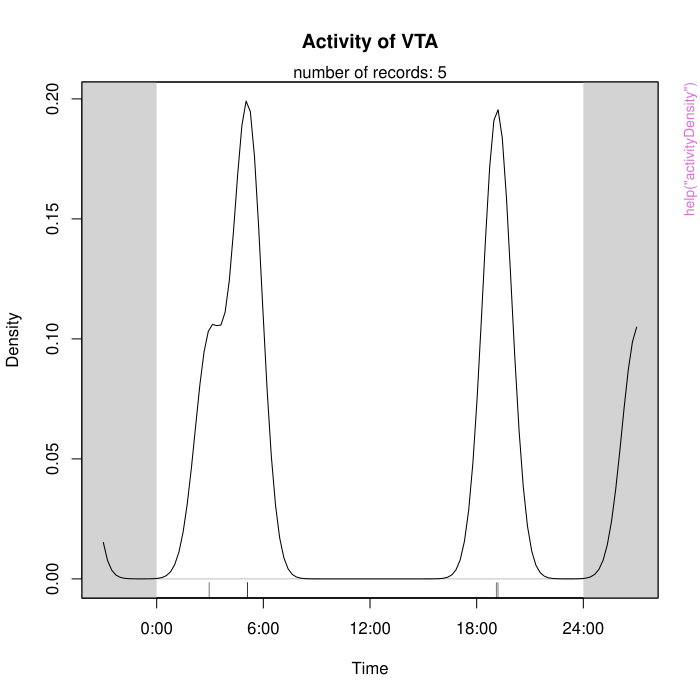

Recreate this plot in R.
pkgname <- "camtrapR"
source(file.path(R.home("share"), "R", "examples-header.R"))
options(warn = 1)
options(pager = "console")
base::assign(".ExTimings", "camtrapR-Ex.timings", pos = 'CheckExEnv')
base::cat("name\tuser\tsystem\telapsed\n", file=base::get(".ExTimings", pos = 'CheckExEnv'))
base::assign(".format_ptime",
function(x) {
  if(!is.na(x[4L])) x[1L] <- x[1L] + x[4L]
  if(!is.na(x[5L])) x[2L] <- x[2L] + x[5L]
  options(OutDec = '.')
  format(x[1L:3L], digits = 7L)
},
pos = 'CheckExEnv')

### * </HEADER>
library('camtrapR')

base::assign(".oldSearch", base::search(), pos = 'CheckExEnv')
base::assign(".old_wd", base::getwd(), pos = 'CheckExEnv')
cleanEx()
nameEx("activityDensity")
### * activityDensity

flush(stderr()); flush(stdout())

base::assign(".ptime", proc.time(), pos = "CheckExEnv")
### Name: activityDensity
### Title: Plot kernel density estimation of single-species activity
### Aliases: activityDensity

### ** Examples

# load record table
data(recordTableSample)

species4activity <- "VTA"    # = Viverra tangalunga, Malay Civet

activityDensity(recordTable = recordTableSample,
                species     = species4activity)


# all species at once

activityDensity(recordTable = recordTableSample,
                allSpecies  = TRUE,
                writePNG    = FALSE,
                plotR       = TRUE,
                add.rug     = TRUE)



base::assign(".dptime", (proc.time() - get(".ptime", pos = "CheckExEnv")), pos = "CheckExEnv")
base::cat("activityDensity", base::get(".format_ptime", pos = 'CheckExEnv')(get(".dptime", pos = "CheckExEnv")), "\n", file=base::get(".ExTimings", pos = 'CheckExEnv'), append=TRUE, sep="\t")
cleanEx()
nameEx("activityHistogram")
### * activityHistogram

flush(stderr()); flush(stdout())

base::assign(".ptime", proc.time(), pos = "CheckExEnv")
### Name: activityHistogram
### Title: Plot histogram of single-species activity
### Aliases: activityHistogram

### ** Examples


# load record table
data(recordTableSample)

# generate activity histogram
species4activity <- "VTA"    # = Viverra tangalunga, Malay Civet

activityHistogram (recordTable = recordTableSample,
                   species     = species4activity,
                   allSpecies = FALSE)



base::assign(".dptime", (proc.time() - get(".ptime", pos = "CheckExEnv")), pos = "CheckExEnv")
base::cat("activityHistogram", base::get(".format_ptime", pos = 'CheckExEnv')(get(".dptime", pos = "CheckExEnv")), "\n", file=base::get(".ExTimings", pos = 'CheckExEnv'), append=TRUE, sep="\t")
cleanEx()
nameEx("activityOverlap")
### * activityOverlap

flush(stderr()); flush(stdout())

base::assign(".ptime", proc.time(), pos = "CheckExEnv")
### Name: activityOverlap
### Title: Plot overlapping kernel densities of two-species activities
### Aliases: activityOverlap

### ** Examples

# load record table
data(recordTableSample)

# define species of interest
speciesA_for_activity <- "VTA"    # = Viverra tangalunga, Malay Civet
speciesB_for_activity <- "PBE"    # = Prionailurus bengalensis, Leopard Cat

# create activity overlap plot (basic)
activityOverlap (recordTable = recordTableSample,
                 speciesA    = "VTA",    # = Viverra tangalunga, Malay Civet
                 speciesB    = "PBE",    # = Prionailurus bengalensis, Leopard Cat
                 writePNG    = FALSE,
                 plotR       = TRUE
)


                                     
# create activity overlap plot (prettier and with some overlapPlot arguments set)

activityOverlap (recordTable = recordTableSample,
                 speciesA    = speciesA_for_activity,
                 speciesB    = speciesB_for_activity,
                 writePNG    = FALSE,
                 plotR       = TRUE,
                 createDir   = FALSE,
                 pngMaxPix   = 1000,
                 linecol     = c("black", "blue"),
                 linewidth   = c(5,3),
                 linetype    = c(1, 2),
                 olapcol     = "darkgrey",
                 add.rug     = TRUE,
                 extend      = "lightgrey",
                 ylim        = c(0, 0.25),
                 main        = paste("Activity overlap between ", 
                                     speciesA_for_activity, "and", 
                                     speciesB_for_activity)
)




base::assign(".dptime", (proc.time() - get(".ptime", pos = "CheckExEnv")), pos = "CheckExEnv")
base::cat("activityOverlap", base::get(".format_ptime", pos = 'CheckExEnv')(get(".dptime", pos = "CheckExEnv")), "\n", file=base::get(".ExTimings", pos = 'CheckExEnv'), append=TRUE, sep="\t")
cleanEx()
nameEx("activityRadial")
### * activityRadial

flush(stderr()); flush(stdout())

base::assign(".ptime", proc.time(), pos = "CheckExEnv")
### Name: activityRadial
### Title: Radial plots of single-species activity
### Aliases: activityRadial

### ** Examples


# load record table
data(recordTableSample)

species4activity <- "PBE"    # = Prionailurus bengalensis, Leopard Cat

activityRadial(recordTable       = recordTableSample,
               species           = species4activity,
               allSpecies        = FALSE,
               speciesCol        = "Species",
               recordDateTimeCol = "DateTimeOriginal",
               plotR             = TRUE,
               writePNG          = FALSE,
               lwd               = 5
)

# plot type = polygon

activityRadial(recordTable       = recordTableSample,
               species           = species4activity,
               allSpecies        = FALSE,
               speciesCol        = "Species",
               recordDateTimeCol = "DateTimeOriginal",
               plotR             = TRUE,
               writePNG          = FALSE,
               lwd               = 5,
               rp.type           = "p"      
)




base::assign(".dptime", (proc.time() - get(".ptime", pos = "CheckExEnv")), pos = "CheckExEnv")
base::cat("activityRadial", base::get(".format_ptime", pos = 'CheckExEnv')(get(".dptime", pos = "CheckExEnv")), "\n", file=base::get(".ExTimings", pos = 'CheckExEnv'), append=TRUE, sep="\t")
cleanEx()
nameEx("addCopyrightTag")
### * addCopyrightTag

flush(stderr()); flush(stdout())

base::assign(".ptime", proc.time(), pos = "CheckExEnv")
### Name: addCopyrightTag
### Title: Write a copyright tag into JPEG image metadata
### Aliases: addCopyrightTag

### ** Examples


## Not run: 
##D 
##D if (Sys.which("exiftool") != ""){        # only run this example if ExifTool is available
##D 
##D # copy sample images to temporary directory (so we don't mess around in the package directory)
##D wd_images_ID <- system.file(file.path("pictures", "sample_images"), package = "camtrapR")
##D file.copy(from = wd_images_ID, to = tempdir(), recursive = TRUE)
##D wd_images_ID_copy <- file.path(tempdir(), "sample_images")
##D 
##D # define a sample tag
##D copyrightTagToAdd <- "Your Name (Your Organisation)"
##D 
##D # add the tag to the images
##D addCopyrightTag(inDir        = wd_images_ID_copy, 
##D                 copyrightTag = copyrightTagToAdd)
##D 1     # we choose "YES", i.e., we want to add a copyright tag
##D                 
##D # you can check the outcome with function exifTagNames (find the field "Copyright")
##D 
##D exifTagNames(wd_images_ID_copy, returnMetadata = TRUE)
##D }
##D 
##D 
## End(Not run)



base::assign(".dptime", (proc.time() - get(".ptime", pos = "CheckExEnv")), pos = "CheckExEnv")
base::cat("addCopyrightTag", base::get(".format_ptime", pos = 'CheckExEnv')(get(".dptime", pos = "CheckExEnv")), "\n", file=base::get(".ExTimings", pos = 'CheckExEnv'), append=TRUE, sep="\t")
cleanEx()
nameEx("appendSpeciesNames")
### * appendSpeciesNames

flush(stderr()); flush(stdout())

base::assign(".ptime", proc.time(), pos = "CheckExEnv")
### Name: appendSpeciesNames
### Title: Add or remove species names from JPEG image filenames
### Aliases: appendSpeciesNames

### ** Examples

## Not run: 
##D 
##D # copy sample images to another location (so we don't mess around in the package directory)
##D wd_images_ID <- system.file("pictures/sample_images", package = "camtrapR")
##D file.copy(from = wd_images_ID, to = getwd(), recursive = TRUE)       
##D wd_images_ID_copy <- file.path(getwd(), "sample_images")
##D 
##D # append species names
##D SpecNameAppend1 <- appendSpeciesNames(inDir            = wd_images_ID_copy,
##D                                       IDfrom           = "directory",
##D                                       hasCameraFolders = FALSE,
##D                                       removeNames      = FALSE,
##D                                       writecsv         = FALSE)
##D   
##D SpecNameAppend1
##D 
##D # remove species names
##D SpecNameRemove1 <- appendSpeciesNames(inDir            = wd_images_ID_copy,
##D                                       IDfrom           = "directory",
##D                                       hasCameraFolders = FALSE,
##D                                       removeNames      = TRUE,
##D                                       writecsv         = FALSE)
##D   
##D SpecNameRemove1
## End(Not run)



base::assign(".dptime", (proc.time() - get(".ptime", pos = "CheckExEnv")), pos = "CheckExEnv")
base::cat("appendSpeciesNames", base::get(".format_ptime", pos = 'CheckExEnv')(get(".dptime", pos = "CheckExEnv")), "\n", file=base::get(".ExTimings", pos = 'CheckExEnv'), append=TRUE, sep="\t")
cleanEx()
nameEx("cameraOperation")
### * cameraOperation

flush(stderr()); flush(stdout())

base::assign(".ptime", proc.time(), pos = "CheckExEnv")
### Name: cameraOperation
### Title: Create a camera trap station operability matrix
### Aliases: cameraOperation

### ** Examples


data(camtraps)

# no problems/malfunction
camop_no_problem <- cameraOperation(CTtable      = camtraps,
                                    stationCol   = "Station",
                                    setupCol     = "Setup_date",
                                    retrievalCol = "Retrieval_date",
                                    writecsv     = FALSE,
                                    hasProblems  = FALSE,
                                    dateFormat   = "%d/%m/%Y"
)

# with problems/malfunction
camop_problem <- cameraOperation(CTtable      = camtraps,
                                 stationCol   = "Station",
                                 setupCol     = "Setup_date",
                                 retrievalCol = "Retrieval_date",
                                 writecsv     = FALSE,
                                 hasProblems  = TRUE,
                                 dateFormat   = "%d/%m/%Y"
)

# with problems/malfunction / dateFormat in lubridate format
camop_problem_lubridate <- cameraOperation(CTtable      = camtraps,
                                           stationCol   = "Station",
                                           setupCol     = "Setup_date",
                                           retrievalCol = "Retrieval_date",
                                           writecsv     = FALSE,
                                           hasProblems  = TRUE,
                                           dateFormat   = "dmy"
)

camop_no_problem
camop_problem
camop_problem_lubridate



base::assign(".dptime", (proc.time() - get(".ptime", pos = "CheckExEnv")), pos = "CheckExEnv")
base::cat("cameraOperation", base::get(".format_ptime", pos = 'CheckExEnv')(get(".dptime", pos = "CheckExEnv")), "\n", file=base::get(".ExTimings", pos = 'CheckExEnv'), append=TRUE, sep="\t")
cleanEx()
nameEx("camtrapsMultiSeason")
### * camtrapsMultiSeason

flush(stderr()); flush(stdout())

base::assign(".ptime", proc.time(), pos = "CheckExEnv")
### Name: camtrapsMultiSeason
### Title: Sample multi-season camera trap station information
### Aliases: camtrapsMultiSeason
### Keywords: datasets

### ** Examples

# data were created with the following code:
data(camtraps)
	
camtraps_season2 <- camtraps

# change 2009 to 2010
camtraps_season2[, "Setup_date"]     <- gsub("2009", "2010", camtraps_season2[, "Setup_date"])
camtraps_season2[, "Retrieval_date"] <- gsub("2009", "2010", camtraps_season2[, "Retrieval_date"])
camtraps_season2[, "Problem1_from"]  <- gsub("2009", "2010", camtraps_season2[, "Problem1_from"])
camtraps_season2[, "Problem1_to"]    <- gsub("2009", "2010", camtraps_season2[, "Problem1_to"])

# add an extra station with different dates in session 2010
camtraps_season2 <- rbind(camtraps_season2, NA)
camtraps_season2$Station[4] <- "StationD"
camtraps_season2$utm_y[4]  <- 607050
camtraps_season2$utm_x[4]  <- 525000
camtraps_season2$Setup_date[4]      <- "04/04/2010"
camtraps_season2$Retrieval_date[4]  <- "17/06/2010"
camtraps_season2$Problem1_from[4]   <- "20/05/2010"
camtraps_season2$Problem1_to[4]     <- "30/05/2010"

# add season column
camtraps$session         <- 2009
camtraps_season2$session <- 2010

# combine the tables for 2 seasons
camtrapsMultiSeason <- rbind(camtraps, camtraps_season2)




base::assign(".dptime", (proc.time() - get(".ptime", pos = "CheckExEnv")), pos = "CheckExEnv")
base::cat("camtrapsMultiSeason", base::get(".format_ptime", pos = 'CheckExEnv')(get(".dptime", pos = "CheckExEnv")), "\n", file=base::get(".ExTimings", pos = 'CheckExEnv'), append=TRUE, sep="\t")
cleanEx()
nameEx("checkSpeciesIdentification")
### * checkSpeciesIdentification

flush(stderr()); flush(stdout())

base::assign(".ptime", proc.time(), pos = "CheckExEnv")
### Name: checkSpeciesIdentification
### Title: Consistency check on species image identification
### Aliases: checkSpeciesIdentification

### ** Examples



## Not run: 
##D # now exclude one of these 2 species 
##D check.folders2 <- checkSpeciesIdentification(inDir             = wd_images_ID,
##D                                              IDfrom            = "directory",
##D                                              hasCameraFolders  = FALSE,
##D                                              maxDeltaTime      = 120,
##D                                              excludeSpecies    = "EGY",
##D                                              writecsv          = FALSE)           
##D   
##D check.folders2   # the data frame is empty
##D 
##D # now we check only one station
##D check.folders3 <- checkSpeciesIdentification(inDir             = wd_images_ID,
##D                                              IDfrom            = "directory",
##D                                              hasCameraFolders  = FALSE,
##D                                              maxDeltaTime      = 120,
##D                                              stationsToCheck   = "StationB",
##D                                              writecsv          = FALSE)
##D check.folders3   # the data frame is empty
## End(Not run)




base::assign(".dptime", (proc.time() - get(".ptime", pos = "CheckExEnv")), pos = "CheckExEnv")
base::cat("checkSpeciesIdentification", base::get(".format_ptime", pos = 'CheckExEnv')(get(".dptime", pos = "CheckExEnv")), "\n", file=base::get(".ExTimings", pos = 'CheckExEnv'), append=TRUE, sep="\t")
cleanEx()
nameEx("checkSpeciesNames")
### * checkSpeciesNames

flush(stderr()); flush(stdout())

base::assign(".ptime", proc.time(), pos = "CheckExEnv")
### Name: checkSpeciesNames
### Title: Check species names against the ITIS taxonomic database
### Aliases: checkSpeciesNames

### ** Examples


## Not run: 
##D 
##D 
##D species_common <- c("Leopard Cat", "moonrat")
##D 
##D # ask = TRUE. Multiple matches for leopard cat will cause menu to pop up asking user input.
##D 
##D species.names.check1 <- checkSpeciesNames(speciesNames = species_common,
##D                                           searchtype   = "common",
##D                                           accepted     = TRUE,
##D                                           ask          = TRUE)
##D 2   # we choose entry 2
##D species.names.check1
##D 
##D 
##D # ask = FALSE. Multiple matches for leopard cat will cause NA.
##D 
##D species.names.check2 <- checkSpeciesNames(speciesNames = species_common,
##D                                           searchtype   = "common",
##D                                           accepted     = TRUE,
##D                                           ask          = FALSE)
##D species.names.check2
##D 
##D 
##D 
##D # search for scientific names
##D 
##D species_scientific <- c("Tragulus", "Prionailurus bengalensis")
##D 
##D species.names.check3 <- checkSpeciesNames(speciesNames = species_scientific,
##D                                           searchtype   = "scientific",
##D                                           accepted     = TRUE,
##D                                           ask          = TRUE)
##D species.names.check3
## End(Not run)




base::assign(".dptime", (proc.time() - get(".ptime", pos = "CheckExEnv")), pos = "CheckExEnv")
base::cat("checkSpeciesNames", base::get(".format_ptime", pos = 'CheckExEnv')(get(".dptime", pos = "CheckExEnv")), "\n", file=base::get(".ExTimings", pos = 'CheckExEnv'), append=TRUE, sep="\t")
cleanEx()
nameEx("createSpeciesFolders")
### * createSpeciesFolders

flush(stderr()); flush(stdout())

base::assign(".ptime", proc.time(), pos = "CheckExEnv")
### Name: createSpeciesFolders
### Title: Create species directories for species identification
### Aliases: createSpeciesFolders

### ** Examples

## Not run: 
##D 
##D # create dummy directories for tests
##D # (normally, you'd use directory containing renamed, unsorted images)
##D 
##D # this will be used as inDir
##D wd_createDirTest <- file.path(getwd(), "createSpeciesFoldersTest")
##D 
##D # now we create 2 station subdirectories
##D dirs_to_create <- file.path(wd_createDirTest, c("StationA", "StationB"))
##D sapply(dirs_to_create, FUN = dir.create, recursive = TRUE)
##D 
##D # species names for which we want to create subdirectories
##D species <- c("Sambar Deer", "Bay Cat")
##D 
##D # create species subdirectories
##D SpecFolderCreate1 <- createSpeciesFolders (inDir               = wd_createDirTest,
##D                                            species             = species,
##D                                            hasCameraFolders = FALSE,
##D                                            removeFolders       = FALSE)
##D   
##D SpecFolderCreate1
##D 
##D # check if directories were created
##D list.dirs(wd_createDirTest)
##D 
##D # delete empty species directories
##D SpecFolderCreate2 <- createSpeciesFolders (inDir               = wd_createDirTest,
##D                                            species             = species,
##D                                            hasCameraFolders = FALSE,
##D                                            removeFolders       = TRUE)
##D 
##D SpecFolderCreate2
##D 
##D # check if species directories were deleted
##D list.dirs(wd_createDirTest)
##D 
## End(Not run)



base::assign(".dptime", (proc.time() - get(".ptime", pos = "CheckExEnv")), pos = "CheckExEnv")
base::cat("createSpeciesFolders", base::get(".format_ptime", pos = 'CheckExEnv')(get(".dptime", pos = "CheckExEnv")), "\n", file=base::get(".ExTimings", pos = 'CheckExEnv'), append=TRUE, sep="\t")
cleanEx()
nameEx("createStationFolders")
### * createStationFolders

flush(stderr()); flush(stdout())

base::assign(".ptime", proc.time(), pos = "CheckExEnv")
### Name: createStationFolders
### Title: Create camera trap station directories for raw camera trap
###   images
### Aliases: createStationFolders

### ** Examples

## Not run: 
##D 
##D # create dummy directory for tests (this will be used as inDir)
##D # (normally, you'd set up an empty directory, e.g. .../myStudy/rawImages)
##D wd_createStationDir <- file.path(tempdir(), "createStationFoldersTest")
##D 
##D # now we load the sample camera trap station data frame
##D data(camtraps)
##D 
##D # create station directories in wd_createStationDir
##D StationFolderCreate1 <- createStationFolders (inDir       = wd_createStationDir,
##D                                               stations    = as.character(camtraps$Station),
##D                                               createinDir = TRUE)
##D   
##D StationFolderCreate1
##D 
##D # check if directories were created
##D list.dirs(wd_createStationDir)
##D 
## End(Not run)



base::assign(".dptime", (proc.time() - get(".ptime", pos = "CheckExEnv")), pos = "CheckExEnv")
base::cat("createStationFolders", base::get(".format_ptime", pos = 'CheckExEnv')(get(".dptime", pos = "CheckExEnv")), "\n", file=base::get(".ExTimings", pos = 'CheckExEnv'), append=TRUE, sep="\t")
cleanEx()
nameEx("detectionHistory")
### * detectionHistory

flush(stderr()); flush(stdout())

base::assign(".ptime", proc.time(), pos = "CheckExEnv")
### Name: detectionHistory
### Title: Species detection histories for occupancy analyses
### Aliases: detectionHistory

### ** Examples


# define image directory
wd_images_ID <- system.file("pictures/sample_images", package = "camtrapR")

# load station information
data(camtraps)

# create camera operation matrix
camop_no_problem <- cameraOperation(CTtable      = camtraps,
                                    stationCol   = "Station",
                                    setupCol     = "Setup_date",
                                    retrievalCol = "Retrieval_date",
                                    hasProblems  = FALSE,
                                    dateFormat   = "%d/%m/%Y"
)

## Not run: 
##D if (Sys.which("exiftool") != ""){        # only run this function if ExifTool is available
##D recordTableSample <- recordTable(inDir               = wd_images_ID,
##D                                  IDfrom              = "directory",
##D                                  minDeltaTime        = 60,
##D                                  deltaTimeComparedTo = "lastRecord",
##D                                  exclude             = "NO_ID",
##D                                  timeZone            = "Asia/Kuala_Lumpur"
##D )
##D }
## End(Not run)
data(recordTableSample)    # load the record history, as created above


# compute detection history for a species

# without trapping effort
DetHist1 <- detectionHistory(recordTable         = recordTableSample,
                            camOp                = camop_no_problem,
                            stationCol           = "Station",
                            speciesCol           = "Species",
                            recordDateTimeCol    = "DateTimeOriginal",
                            species              = "VTA",
                            occasionLength       = 7,
                            day1                 = "station",
                            datesAsOccasionNames = FALSE,
                            includeEffort        = FALSE,
                            timeZone             = "Asia/Kuala_Lumpur"
)

DetHist1                     # this is a list with 1 element
DetHist1$detection_history   # this is the contained detection/non-detection matrix


# with effort / using base R to define recordDateTimeFormat
DetHist2 <- detectionHistory(recordTable          = recordTableSample,
                             camOp                = camop_no_problem,
                             stationCol           = "Station",
                             speciesCol           = "Species",
                             recordDateTimeCol    = "DateTimeOriginal",
                             species              = "VTA",
                             occasionLength       = 7,
                             day1                 = "station",
                             datesAsOccasionNames = FALSE,
                             includeEffort        = TRUE,
                             scaleEffort          = FALSE,
                             timeZone             = "Asia/Kuala_Lumpur"
)

DetHist2$detection_history  # detection history  (alternatively, use: DetHist2[[1]])
DetHist2$effort             # effort (alternatively, use: DetHist2[[2]])

# with effort / using lubridate package to define recordDateTimeFormat
DetHist2_lub <- detectionHistory(recordTable          = recordTableSample,
                             camOp                = camop_no_problem,
                             stationCol           = "Station",
                             speciesCol           = "Species",
                             recordDateTimeCol    = "DateTimeOriginal",
                             recordDateTimeFormat = "ymd HMS",
                             species              = "VTA",
                             occasionLength       = 7,
                             day1                 = "station",
                             datesAsOccasionNames = FALSE,
                             includeEffort        = TRUE,
                             scaleEffort          = FALSE,
                             timeZone             = "Asia/Kuala_Lumpur"
)

DetHist2_lub$detection_history  # detection history  (alternatively, use: DetHist2[[1]])
DetHist2_lub$effort             # effort (alternatively, use: DetHist2_lub[[2]])


# multi-season detection history

# load multi-season data
data(camtrapsMultiSeason)
data(recordTableSampleMultiSeason)

# multi-season camera operation matrix
camop_season <- cameraOperation(CTtable          = camtrapsMultiSeason,
                                    stationCol   = "Station",
                                    setupCol     = "Setup_date",
                                    sessionCol   = "session",
                                    retrievalCol = "Retrieval_date",
                                    hasProblems  = TRUE,
                                    dateFormat   = "%d/%m/%Y"
)

# multi-season detection history
DetHist_multi <- detectionHistory(recordTable      = recordTableSampleMultiSeason,
                            camOp                  = camop_season,
                            stationCol             = "Station",
                            speciesCol             = "Species",
                            species                = "VTA",
                            occasionLength         = 10,
                            day1                   = "station",
                            recordDateTimeCol      = "DateTimeOriginal",
                            includeEffort          = TRUE,
                            scaleEffort            = FALSE,
                            timeZone               = "UTC",
                            unmarkedMultFrameInput = TRUE
)

DetHist_multi




base::assign(".dptime", (proc.time() - get(".ptime", pos = "CheckExEnv")), pos = "CheckExEnv")
base::cat("detectionHistory", base::get(".format_ptime", pos = 'CheckExEnv')(get(".dptime", pos = "CheckExEnv")), "\n", file=base::get(".ExTimings", pos = 'CheckExEnv'), append=TRUE, sep="\t")
cleanEx()
nameEx("detectionMaps")
### * detectionMaps

flush(stderr()); flush(stdout())

base::assign(".ptime", proc.time(), pos = "CheckExEnv")
### Name: detectionMaps
### Title: Generate maps of observed species richness and species presences
###   by station
### Aliases: detectionMaps

### ** Examples


# load station information
data(camtraps)

# load record table
data(recordTableSample)


# create maps
Mapstest <- detectionMaps(CTtable           = camtraps,
                          recordTable       = recordTableSample,
                          Xcol              = "utm_x",
                          Ycol              = "utm_y",
                          stationCol        = "Station",
                          speciesCol        = "Species",
                          writePNG          = FALSE,
                          plotR             = TRUE,
                          printLabels       = TRUE,
                          richnessPlot      = TRUE,
                          addLegend         = TRUE
)


## Not run: 
##D 
##D # with a polygon in the background
##D 
##D # make a dummy polygon for the background
##D poly1 <- Polygon(cbind(c(521500,526500,527000, 521500),c(607500, 608000, 603500, 603500)))
##D poly2 <- Polygons(list(poly1), "s1")
##D poly3 <- SpatialPolygons(list(poly2))
##D 
##D Mapstest2 <- detectionMaps(CTtable           = camtraps,
##D                            recordTable       = recordTableSample,
##D                            Xcol              = "utm_x",
##D                            Ycol              = "utm_y",
##D                            backgroundPolygon = poly3,         # this was added
##D                            stationCol        = "Station",
##D                            speciesCol        = "Species",
##D                            writePNG          = FALSE,
##D                            plotR             = TRUE,
##D                            printLabels       = TRUE,
##D                            richnessPlot      = TRUE,
##D                            addLegend         = TRUE
##D )
##D 
## End(Not run)



base::assign(".dptime", (proc.time() - get(".ptime", pos = "CheckExEnv")), pos = "CheckExEnv")
base::cat("detectionMaps", base::get(".format_ptime", pos = 'CheckExEnv')(get(".dptime", pos = "CheckExEnv")), "\n", file=base::get(".ExTimings", pos = 'CheckExEnv'), append=TRUE, sep="\t")
cleanEx()
nameEx("exifTagNames")
### * exifTagNames

flush(stderr()); flush(stdout())

base::assign(".ptime", proc.time(), pos = "CheckExEnv")
### Name: exifTagNames
### Title: Show Exif metadata tags and tag names from JPEG images
### Aliases: exifTagNames

### ** Examples


## Not run: 
##D 
##D wd_images_ID <- system.file("pictures/sample_images", package = "camtrapR")
##D 
##D # return tag names only
##D exifTagNames(inDir          = wd_images_ID)
##D 
##D # return tag names and metadata
##D exifTagNames(inDir          = wd_images_ID,
##D              returnMetadata = TRUE)
##D 
##D 
##D # specify directory by name
##D exifTagNames(inDir          = wd_images_ID,
##D              returnMetadata = TRUE,
##D              whichSubDir    = "StationA")
##D              
##D # specify inDir and fileName
##D exifTagNames(inDir          = wd_images_ID,
##D              returnMetadata = TRUE,
##D              fileName       = file.path("StationC", "TRA", "StationC__2009-05-02__00-10-00(1).JPG"))
##D              
##D # it also works this way
##D exifTagNames(inDir          = file.path(wd_images_ID, "StationC", "TRA"),
##D              returnMetadata = TRUE,
##D              fileName       = "StationC__2009-05-02__00-10-00(1).JPG")
##D              
##D # or by only specifying fileName (line break due to R package policy)
##D exifTagNames(fileName       = file.path(wd_images_ID, "StationC", "TRA", 
##D                                         "StationC__2009-05-02__00-10-00(1).JPG"),
##D              returnMetadata = TRUE)
##D              
## End(Not run)



base::assign(".dptime", (proc.time() - get(".ptime", pos = "CheckExEnv")), pos = "CheckExEnv")
base::cat("exifTagNames", base::get(".format_ptime", pos = 'CheckExEnv')(get(".dptime", pos = "CheckExEnv")), "\n", file=base::get(".ExTimings", pos = 'CheckExEnv'), append=TRUE, sep="\t")
cleanEx()
nameEx("exiftoolPath")
### * exiftoolPath

flush(stderr()); flush(stdout())

base::assign(".ptime", proc.time(), pos = "CheckExEnv")
### Name: exiftoolPath
### Title: Add a directory to PATH temporarily
### Aliases: exiftoolPath

### ** Examples

exiftool_dir <- "C:/Path/To/Exiftool"
exiftoolPath(exiftoolDir = exiftool_dir)

# check if it has been added to PATH
grepl(exiftool_dir,  Sys.getenv("PATH"))



base::assign(".dptime", (proc.time() - get(".ptime", pos = "CheckExEnv")), pos = "CheckExEnv")
base::cat("exiftoolPath", base::get(".format_ptime", pos = 'CheckExEnv')(get(".dptime", pos = "CheckExEnv")), "\n", file=base::get(".ExTimings", pos = 'CheckExEnv'), append=TRUE, sep="\t")
cleanEx()
nameEx("fixDateTimeOriginal")
### * fixDateTimeOriginal

flush(stderr()); flush(stdout())

base::assign(".ptime", proc.time(), pos = "CheckExEnv")
### Name: fixDateTimeOriginal
### Title: Fix DateTimeOriginal Exif metadata tag in Reconyx Hyperfire
###   cameras
### Aliases: fixDateTimeOriginal

### ** Examples

## Not run: 
##D # a hypothetical example
##D 
##D wd_images_hyperfire <- "C:/Some/Directory"
##D 
##D fixDateTimeOriginal(inDir     = wd_images_hyperfire,
##D                     recursive = TRUE)
## End(Not run)



base::assign(".dptime", (proc.time() - get(".ptime", pos = "CheckExEnv")), pos = "CheckExEnv")
base::cat("fixDateTimeOriginal", base::get(".format_ptime", pos = 'CheckExEnv')(get(".dptime", pos = "CheckExEnv")), "\n", file=base::get(".ExTimings", pos = 'CheckExEnv'), append=TRUE, sep="\t")
cleanEx()
nameEx("getSpeciesImages")
### * getSpeciesImages

flush(stderr()); flush(stdout())

base::assign(".ptime", proc.time(), pos = "CheckExEnv")
### Name: getSpeciesImages
### Title: Collect all images of a species
### Aliases: getSpeciesImages

### ** Examples

## Not run: 
##D # define image directory
##D wd_images_ID <- system.file("pictures/sample_images", package = "camtrapR")
##D wd_images_ID_copy <- file.path(tempdir(), "sample_species_images")
##D 
##D species_to_copy <- "VTA"    # = Viverra tangalunga, Malay Civet
##D 
##D specImagecopy <- getSpeciesImages(species                 = species_to_copy,
##D                                   inDir                   = wd_images_ID,
##D                                   outDir                  = wd_images_ID_copy,
##D                                   createStationSubfolders = FALSE,
##D                                   IDfrom                  = "directory"
##D                                   )
## End(Not run)



base::assign(".dptime", (proc.time() - get(".ptime", pos = "CheckExEnv")), pos = "CheckExEnv")
base::cat("getSpeciesImages", base::get(".format_ptime", pos = 'CheckExEnv')(get(".dptime", pos = "CheckExEnv")), "\n", file=base::get(".ExTimings", pos = 'CheckExEnv'), append=TRUE, sep="\t")
cleanEx()
nameEx("imageRename")
### * imageRename

flush(stderr()); flush(stdout())

base::assign(".ptime", proc.time(), pos = "CheckExEnv")
### Name: imageRename
### Title: Copy and rename images based on camera trap station ID and
###   creation date
### Aliases: imageRename

### ** Examples



  ## Not run: 
##D   
##D ### "trial" run. create a table with file names after renaming, but don't copy images.
##D 
##D # first, find sample image directory in package directory:
##D wd_images_raw <- system.file("pictures/raw_images", package = "camtrapR")
##D 
##D # because copyImages = FALSE, outDir does not need to be defined
##D renaming.table <- imageRename(inDir               = wd_images_raw,     
##D                               hasCameraFolders = FALSE,
##D                               copyImages          = FALSE,
##D                               writecsv            = FALSE
##D   )
##D 
##D 
##D   
##D ### a real example in which images are copied and renamed 
##D 
##D   # define raw image location
##D wd_images_raw <- system.file("pictures/raw_images", package = "camtrapR") 
##D 
##D   # define destination for renamed images
##D wd_images_raw_renamed <- file.path(tempdir(), "raw_images_renamed")       
##D 
##D 
##D   # now we have to define outDir because copyImages = TRUE
##D renaming.table2 <- imageRename(inDir               = wd_images_raw,
##D                                outDir              = wd_images_raw_renamed,       
##D                                hasCameraFolders    = FALSE,
##D                                copyImages          = TRUE,
##D                                writecsv            = FALSE
##D   )
##D   
##D   # show output files
##D   list.files(wd_images_raw_renamed, recursive = TRUE)
##D   
##D   # output table
##D   renaming.table2
##D   
##D   
## End(Not run)



base::assign(".dptime", (proc.time() - get(".ptime", pos = "CheckExEnv")), pos = "CheckExEnv")
base::cat("imageRename", base::get(".format_ptime", pos = 'CheckExEnv')(get(".dptime", pos = "CheckExEnv")), "\n", file=base::get(".ExTimings", pos = 'CheckExEnv'), append=TRUE, sep="\t")
cleanEx()
nameEx("recordTable")
### * recordTable

flush(stderr()); flush(stdout())

base::assign(".ptime", proc.time(), pos = "CheckExEnv")
### Name: recordTable
### Title: Generate a species record table from camera trap images
### Aliases: recordTable

### ** Examples



## Not run: 
##D    # the example  run too long to pass CRAN tests
##D 
##D # set directory with camera trap images in station directories
##D wd_images_ID_species <- system.file("pictures/sample_images", package = "camtrapR")
##D 
##D if (Sys.which("exiftool") != ""){        # only run these examples if ExifTool is available
##D 
##D 
##D rec_table1 <- recordTable(inDir               = wd_images_ID_species,
##D                        IDfrom                 = "directory",
##D                        minDeltaTime           = 60,
##D                        deltaTimeComparedTo    = "lastRecord",
##D                        writecsv               = FALSE,
##D                        additionalMetadataTags = c("EXIF:Model", "EXIF:Make")
##D )
##D # note argument additionalMetadataTags: it contains tag names as returned by function exifTagNames
##D 
##D rec_table2 <- recordTable(inDir               = wd_images_ID_species,
##D                        IDfrom                 = "directory",
##D                        minDeltaTime           = 60,
##D                        deltaTimeComparedTo    = "lastRecord",
##D                        exclude                = "NO_ID",
##D                        writecsv               = FALSE,
##D                        timeZone               = "Asia/Kuala_Lumpur",
##D                        additionalMetadataTags = c("EXIF:Model", "EXIF:Make", "NonExistingTag"),
##D                        eventSummaryColumn     = "EXIF:Make",
##D                        eventSummaryFunction   = "unique"
##D                        )
##D                        
##D # note the warning that the last tag in "additionalMetadataTags" ("NonExistingTag") was not found
##D 
##D 
##D any(rec_table1$Species == "NO_ID")    # TRUE
##D any(rec_table2$Species == "NO_ID")    # FALSE
##D 
##D 
##D # here's how the removeDuplicateRecords argument works
##D 
##D rec_table3a <- recordTable(inDir              = wd_images_ID_species,
##D                        IDfrom                 = "directory",
##D                        minDeltaTime           = 0,
##D                        exclude                = "NO_ID",
##D                        timeZone               = "Asia/Kuala_Lumpur",
##D                        removeDuplicateRecords = FALSE
##D )
##D 
##D rec_table3b <- recordTable(inDir              = wd_images_ID_species,
##D                        IDfrom                 = "directory",
##D                        minDeltaTime           = 0,
##D                        exclude                = "NO_ID",
##D                        timeZone               = "Asia/Kuala_Lumpur",
##D                        removeDuplicateRecords = TRUE
##D )
##D 
##D 
##D anyDuplicated(rec_table3a[, c("Station", "Species", "DateTimeOriginal")])   # got duplicates
##D anyDuplicated(rec_table3b[, c("Station", "Species", "DateTimeOriginal")])   # no duplicates
##D 
##D # after removing duplicates, both are identical:
##D whichAreDuplicated <- which(duplicated(rec_table3a[, c("Station", "Species", "DateTimeOriginal")]))
##D all(rec_table3a[-whichAreDuplicated,] == rec_table3b)
##D 
##D } else {                                # show function output if ExifTool is not available
##D message("ExifTool is not available. Cannot test function. Loading recordTableSample instead")
##D data(recordTableSample)
##D }
##D 
## End(Not run)



base::assign(".dptime", (proc.time() - get(".ptime", pos = "CheckExEnv")), pos = "CheckExEnv")
base::cat("recordTable", base::get(".format_ptime", pos = 'CheckExEnv')(get(".dptime", pos = "CheckExEnv")), "\n", file=base::get(".ExTimings", pos = 'CheckExEnv'), append=TRUE, sep="\t")
cleanEx()
nameEx("recordTableIndividual")
### * recordTableIndividual

flush(stderr()); flush(stdout())

base::assign(".ptime", proc.time(), pos = "CheckExEnv")
### Name: recordTableIndividual
### Title: Generate a single-species record table with individual
###   identification from camera trap images
### Aliases: recordTableIndividual

### ** Examples


 wd_images_ID_individual <- system.file("pictures/sample_images_tagged/LeopardCat", 
                                        package = "camtrapR")
 # missing space in species = "LeopardCat" is because of CRAN package policies
 # note argument additionalMetadataTags: it contains tag names as returned by function exifTagNames

 if (Sys.which("exiftool") != ""){        # only run these examples if ExifTool is available

 rec_table_pbe <- recordTableIndividual(inDir                  = wd_images_ID_individual,
                                        minDeltaTime           = 60,
                                        deltaTimeComparedTo    = "lastRecord",
                                        hasStationFolders      = FALSE,
                                        IDfrom                 = "metadata",
                                        camerasIndependent     = FALSE,
                                        writecsv               = FALSE,
                                        metadataIDTag          = "individual",
                                        additionalMetadataTags = c("EXIF:Model", "EXIF:Make"),
                                        timeZone               = "Asia/Kuala_Lumpur"
 )
 
 
 # extracting some example summary stats too 
 # a nonsensical example, get all unique cameras with which the event was photographed
 
  rec_table_pbe2 <- recordTableIndividual(inDir                = wd_images_ID_individual,
                                        minDeltaTime           = 60,
                                        deltaTimeComparedTo    = "lastRecord",
                                        hasStationFolders      = FALSE,
                                        IDfrom                 = "metadata",
                                        camerasIndependent     = FALSE,
                                        writecsv               = FALSE,
                                        metadataIDTag          = "individual",
                                        additionalMetadataTags = c("EXIF:Model", "EXIF:Make"),
                                        timeZone               = "Asia/Kuala_Lumpur",
                                        eventSummaryColumn     = "EXIF:Make",
                                        eventSummaryFunction   = "unique"
 )

 } else {                                # show function output if ExifTool is not available
 message("ExifTool is not available. Cannot test function")
 data(recordTableIndividualSample)
 }



base::assign(".dptime", (proc.time() - get(".ptime", pos = "CheckExEnv")), pos = "CheckExEnv")
base::cat("recordTableIndividual", base::get(".format_ptime", pos = 'CheckExEnv')(get(".dptime", pos = "CheckExEnv")), "\n", file=base::get(".ExTimings", pos = 'CheckExEnv'), append=TRUE, sep="\t")
cleanEx()
nameEx("recordTableIndividualSampleMultiSeason")
### * recordTableIndividualSampleMultiSeason

flush(stderr()); flush(stdout())

base::assign(".ptime", proc.time(), pos = "CheckExEnv")
### Name: recordTableIndividualSampleMultiSeason
### Title: Sample single-species multi-season record table with custom
###   metadata from camera trap images
### Aliases: recordTableIndividualSampleMultiSeason
### Keywords: datasets

### ** Examples

# example data were created as follows:
data(recordTableIndividualSample)

recordTableIndividualSample_season2 <- recordTableIndividualSample[1:10,]
recordTableIndividualSample_season2$DateTimeOriginal <- gsub("2009", "2010", 
      recordTableIndividualSample_season2$DateTimeOriginal)
recordTableIndividualSampleMultiSeason <- rbind(recordTableIndividualSample, 
      recordTableIndividualSample_season2)



base::assign(".dptime", (proc.time() - get(".ptime", pos = "CheckExEnv")), pos = "CheckExEnv")
base::cat("recordTableIndividualSampleMultiSeason", base::get(".format_ptime", pos = 'CheckExEnv')(get(".dptime", pos = "CheckExEnv")), "\n", file=base::get(".ExTimings", pos = 'CheckExEnv'), append=TRUE, sep="\t")
cleanEx()
nameEx("recordTableSampleMultiSeason")
### * recordTableSampleMultiSeason

flush(stderr()); flush(stdout())

base::assign(".ptime", proc.time(), pos = "CheckExEnv")
### Name: recordTableSampleMultiSeason
### Title: Sample multi-season species record table from camera trap images
### Aliases: recordTableSampleMultiSeason
### Keywords: datasets

### ** Examples

	# data were created with the following code:

	data(recordTableSample)
	recordTableSample_season2 <- recordTableSample
	
	# substitute 2009 with 2010
	recordTableSample_season2$DateTimeOriginal <- gsub("2009", "2010", 
	     recordTableSample_season2$DateTimeOriginal) 
  # combine with season 2009
	recordTableSampleMultiSeason <- rbind(recordTableSample, recordTableSample_season2)    



base::assign(".dptime", (proc.time() - get(".ptime", pos = "CheckExEnv")), pos = "CheckExEnv")
base::cat("recordTableSampleMultiSeason", base::get(".format_ptime", pos = 'CheckExEnv')(get(".dptime", pos = "CheckExEnv")), "\n", file=base::get(".ExTimings", pos = 'CheckExEnv'), append=TRUE, sep="\t")
cleanEx()
nameEx("spatialDetectionHistory")
### * spatialDetectionHistory

flush(stderr()); flush(stdout())

base::assign(".ptime", proc.time(), pos = "CheckExEnv")
### Name: spatialDetectionHistory
### Title: Generate a 'capthist' object for spatial capture-recapture
###   analyses from camera-trapping data
### Aliases: spatialDetectionHistory

### ** Examples


data(recordTableIndividualSample)
data(camtraps)

# create camera operation matrix (with problems/malfunction)
camop_problem <- cameraOperation(CTtable      = camtraps,
                                 stationCol   = "Station",
                                 setupCol     = "Setup_date",
                                 retrievalCol = "Retrieval_date",
                                 writecsv     = FALSE,
                                 hasProblems  = TRUE,
                                 dateFormat   = "%d/%m/%Y"
)

sdh <- spatialDetectionHistory(recordTableIndividual = recordTableIndividualSample,
                               species               = "LeopardCat",
                               camOp                 = camop_problem,
                               CTtable               = camtraps,
                               output                = "binary",
                               stationCol            = "Station",
                               speciesCol            = "Species",
                               Xcol                  = "utm_x",
                               Ycol                  = "utm_y",
                               individualCol         = "Individual",
                               recordDateTimeCol     = "DateTimeOriginal",
                               recordDateTimeFormat  = "%Y-%m-%d %H:%M:%S",
                               occasionLength        = 10,
                               day1                  = "survey",
                               includeEffort         = TRUE,
                               timeZone              = "Asia/Kuala_Lumpur"
  )

# missing space in species = "LeopardCat" was introduced by recordTableIndividual
# (because of CRAN package policies.
# In your data you can have spaces in your directory names)

  summary(sdh)
  plot(sdh, tracks = TRUE)

  ## multi-season capthist object
  # see vignette "3. Extracting Data from Camera Trapping Images, creating occupancy & secr input"
  
  data(camtrapsMultiSeason)
  camtrapsMultiSeason$session[camtrapsMultiSeason$session == 2009] <- 1
  camtrapsMultiSeason$session[camtrapsMultiSeason$session == 2010] <- 2

  data(recordTableIndividualSampleMultiSeason)

  # create camera operation matrix (with problems/malfunction)
  camop_session <- cameraOperation(CTtable         = camtrapsMultiSeason,
                                      stationCol   = "Station",
                                      setupCol     = "Setup_date",
                                      sessionCol   = "session",
                                      retrievalCol = "Retrieval_date",
                                      hasProblems  = TRUE,
                                      dateFormat   = "%d/%m/%Y"
  )

sdh_multi <- spatialDetectionHistory(recordTableIndividual = recordTableIndividualSampleMultiSeason,
                               species               = "LeopardCat",
                               output                = "binary",
                               camOp                 = camop_session,
                               CTtable               = camtrapsMultiSeason,
                               stationCol            = "Station",
                               speciesCol            = "Species",
                               sessionCol            = "session",
                               Xcol                  = "utm_x",
                               Ycol                  = "utm_y",
                               individualCol         = "Individual",
                               recordDateTimeCol     = "DateTimeOriginal",
                               recordDateTimeFormat  = "%Y-%m-%d %H:%M:%S",
                               occasionLength        = 10,
                               day1                  = "survey",
                               includeEffort         = TRUE,
                               timeZone              = "Asia/Kuala_Lumpur",
                               stationCovariateCols  = "utm_y",         # example
                               individualCovariateCols = "Individual"   # example
  )

  summary(sdh_multi)
  plot(sdh_multi, tracks = TRUE)




base::assign(".dptime", (proc.time() - get(".ptime", pos = "CheckExEnv")), pos = "CheckExEnv")
base::cat("spatialDetectionHistory", base::get(".format_ptime", pos = 'CheckExEnv')(get(".dptime", pos = "CheckExEnv")), "\n", file=base::get(".ExTimings", pos = 'CheckExEnv'), append=TRUE, sep="\t")
cleanEx()
nameEx("surveyReport")
### * surveyReport

flush(stderr()); flush(stdout())

base::assign(".ptime", proc.time(), pos = "CheckExEnv")
### Name: surveyReport
### Title: Create a report about a camera trapping survey and species
###   detections
### Aliases: surveyReport

### ** Examples

data(camtraps)
data(recordTableSample)

reportTest <- surveyReport (recordTable          = recordTableSample,
                            CTtable              = camtraps,
                            speciesCol           = "Species",
                            stationCol           = "Station",
                            setupCol             = "Setup_date",
                            retrievalCol         = "Retrieval_date",
                            CTDateFormat         = "%d/%m/%Y", 
                            recordDateTimeCol    = "DateTimeOriginal",
                            recordDateTimeFormat = "%Y-%m-%d %H:%M:%S")

class(reportTest)  # a list with
length(reportTest) # 5 elements

reportTest[[1]]    # camera trap operation times and image date ranges
reportTest[[2]]    # number of species by station
reportTest[[3]]    # number of events and number of stations by species
reportTest[[4]]    # number of species events by station
reportTest[[5]]    # number of species events by station including 0s (non-observed species)

# with camera problems

reportTest_problem <- surveyReport (recordTable          = recordTableSample,
                                    CTtable              = camtraps,
                                    speciesCol           = "Species",
                                    stationCol           = "Station",
                                    setupCol             = "Setup_date",
                                    retrievalCol         = "Retrieval_date",
                                    CTDateFormat         = "%d/%m/%Y", 
                                    recordDateTimeCol    = "DateTimeOriginal",
                                    recordDateTimeFormat = "%Y-%m-%d %H:%M:%S",
                                    CTHasProblems        = TRUE)

reportTest_problem$survey_dates

## Not run: 
##D # run again with sinkpath defined
##D reportTest <- surveyReport (recordTable          = recordTableSample,
##D                             CTtable              = camtraps,
##D                             speciesCol           = "Species",
##D                             stationCol           = "Station",
##D                             setupCol             = "Setup_date",
##D                             retrievalCol         = "Retrieval_date",
##D                             CTDateFormat         = "%d/%m/%Y", 
##D                             recordDateTimeCol    = "DateTimeOriginal",
##D                             recordDateTimeFormat = "%Y-%m-%d %H:%M:%S",
##D                             sinkpath             = getwd())
##D 
##D # have a look at the text file
##D readLines(list.files(getwd(), pattern = paste("survey_report_", Sys.Date(), ".txt", sep = ""), 
##D 					 full.names = TRUE))
## End(Not run)



base::assign(".dptime", (proc.time() - get(".ptime", pos = "CheckExEnv")), pos = "CheckExEnv")
base::cat("surveyReport", base::get(".format_ptime", pos = 'CheckExEnv')(get(".dptime", pos = "CheckExEnv")), "\n", file=base::get(".ExTimings", pos = 'CheckExEnv'), append=TRUE, sep="\t")
cleanEx()
nameEx("timeShiftImages")
### * timeShiftImages

flush(stderr()); flush(stdout())

base::assign(".ptime", proc.time(), pos = "CheckExEnv")
### Name: timeShiftImages
### Title: Apply time shifts to JPEG image metadata
### Aliases: timeShiftImages

### ** Examples


## Not run: 
##D 
##D # copy sample images to temporary directory (so we don't mess around in the package directory)
##D wd_images_ID <- system.file("pictures/sample_images", package = "camtrapR")
##D file.copy(from = wd_images_ID, to = tempdir(), recursive = TRUE)
##D wd_images_ID_copy <- file.path(tempdir(), "sample_images")
##D 
##D data(timeShiftTable)
##D 
##D 
##D timeshift_run <- timeShiftImages(inDir                = wd_images_ID_copy,
##D                                  timeShiftTable       = timeShiftTable,
##D                                  stationCol           = "Station",
##D                                  hasCameraFolders     = FALSE,
##D                                  timeShiftColumn      = "timeshift",
##D                                  timeShiftSignColumn  = "sign",
##D                                  undo                 = FALSE
##D )
##D 
##D 
##D timeshift_undo <- timeShiftImages(inDir               = wd_images_ID_copy,
##D                                   timeShiftTable      = timeShiftTable,
##D                                   stationCol          = "Station",
##D                                   hasCameraFolders    = FALSE,
##D                                   timeShiftColumn     = "timeshift",
##D                                   timeShiftSignColumn = "sign",
##D                                   undo                = TRUE
##D )
## End(Not run)



base::assign(".dptime", (proc.time() - get(".ptime", pos = "CheckExEnv")), pos = "CheckExEnv")
base::cat("timeShiftImages", base::get(".format_ptime", pos = 'CheckExEnv')(get(".dptime", pos = "CheckExEnv")), "\n", file=base::get(".ExTimings", pos = 'CheckExEnv'), append=TRUE, sep="\t")
### * <FOOTER>
###
cleanEx()
options(digits = 7L)
base::cat("Time elapsed: ", proc.time() - base::get("ptime", pos = 'CheckExEnv'),"\n")
grDevices::dev.off()
###
### Local variables: ***
### mode: outline-minor ***
### outline-regexp: "\\(> \\)?### [*]+" ***
### End: ***
quit('no')
